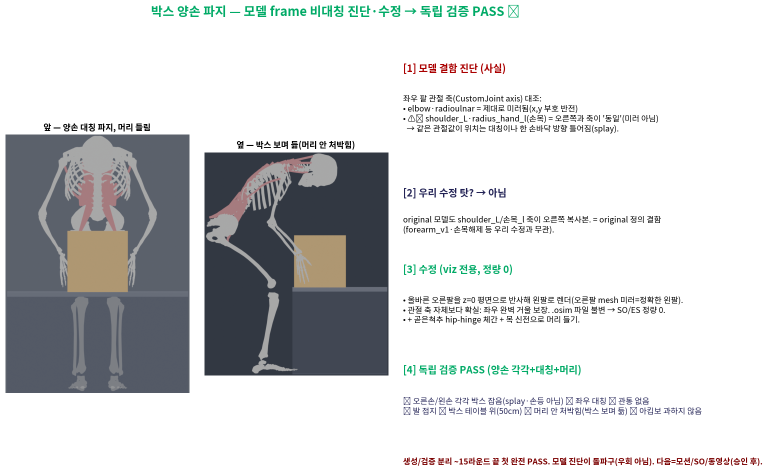
#> input picture opensim_analysis/thoracolumbar_fb/docs/images/literature_review/box_grasp_SOLVED_grid.png, 1536 x 942 px, given in place of palm50_front.png, which was not available (shown at 1/2 size)
$ python make_pass_grid.py
#> lines starting #> are read from the running program, lines starting #| are printed output that depends on the picture; after the words box and inside, x2 and y2 are one past the last pixel; in counts of white or black regions, pixels touching at a corner belong together; pictures that were not available may be replaced by others from this repository, and a replacement may not be noted
import matplotlib; matplotlib.use('Agg')
import matplotlib.pyplot as plt
from matplotlib import font_manager as fm
import matplotlib.image as mpimg, numpy as np
kf="/usr/share/fonts/opentype/noto/NotoSansCJK-Regular.ttc"
fm.fontManager.addfont(kf); plt.rcParams['font.family']=fm.FontProperties(fname=kf).get_name(); plt.rcParams['axes.unicode_minus']=False
def crop(p,pad=6):
#> called with p = '/tmp/cmp_render/interf/palm50_front.png', pad = 6
    im=mpimg.imread(p); a=(im[:,:,:3]*255).astype(int); bg=a[2,2]
#> in crop, im is the input picture: shape (942, 1536, 4) float32; mean R, G, B, A 0.82, 0.827, 0.829, 1
#> after `bg = a[2, 2]`: bg = [255, 255, 255]
    m=np.abs(a-bg).sum(2)>16; ys,xs=np.where(m)
#> after `m = np.abs(a - bg).sum(2) > 16`:
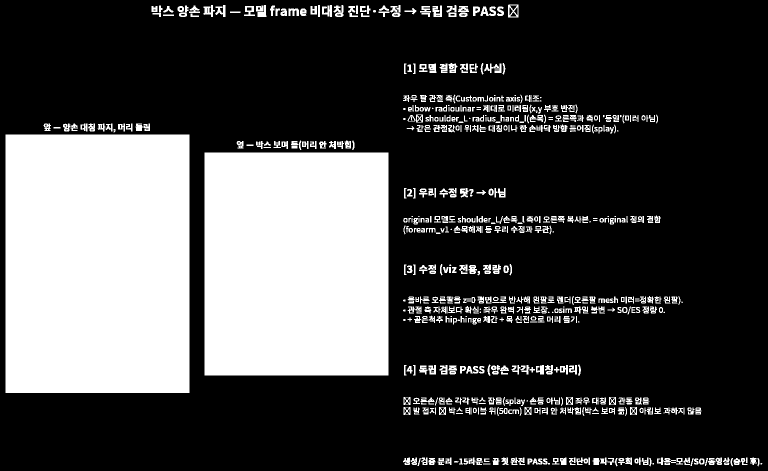
#> m: shape (942, 1536) bool (shown at 1/2 size); 28.2% white; 692 white regions (56 under 20 px), largest, box (x1, y1, x2, y2) and area: (11, 269, 379, 786) 190256, (409, 305, 777, 751) 164128, (968, 127, 1003, 146) 351
    return im[max(0,ys.min()-pad):ys.max()+pad,max(0,xs.min()-pad):xs.max()+pad]
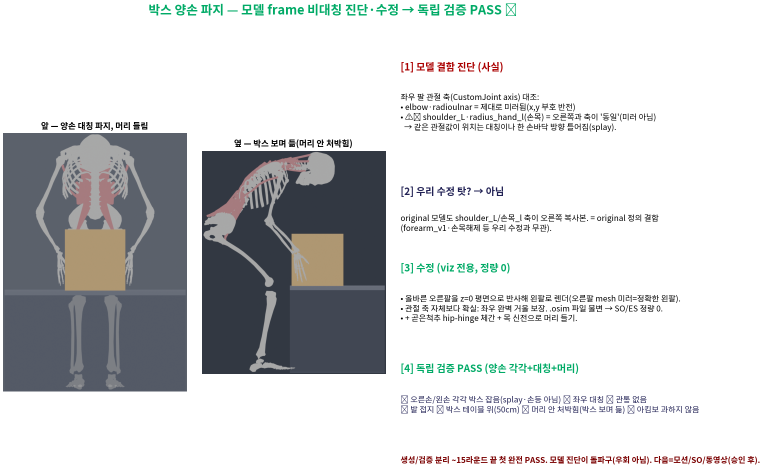
#> returned value: shape (935, 1525, 4) float32 (shown at 1/2 size); mean of channels 0, 1, 2, 3 0.817, 0.824, 0.826, 1; drawn as R, G, B
fig=plt.figure(figsize=(16,9.5)); gs=fig.add_gridspec(1,3,width_ratios=[1,1,1.45],wspace=0.07)
fig.suptitle("박스 양손 손바닥 파지 — 독립 검증 PASS (테이블 50cm, 손목 시각화해제)",fontsize=17,fontweight='bold',y=0.99,color='#0a6')
for i,(p,t) in enumerate([("/tmp/cmp_render/interf/palm50_front.png","앞(FRONT) — 양손 손바닥 박스 향함"),
                          ("/tmp/cmp_render/interf/palm50_side.png","옆(SIDE) — stoop, 테이블 50cm")]):
    ax=fig.add_subplot(gs[0,i]); ax.imshow(crop(p)); ax.axis('off'); ax.set_title(t,fontsize=12,fontweight='bold')
#> pass 2 of the loop `for i,(p,t) in enumerate([("/tmp/cmp_render/interf/palm50_front.png","..`:
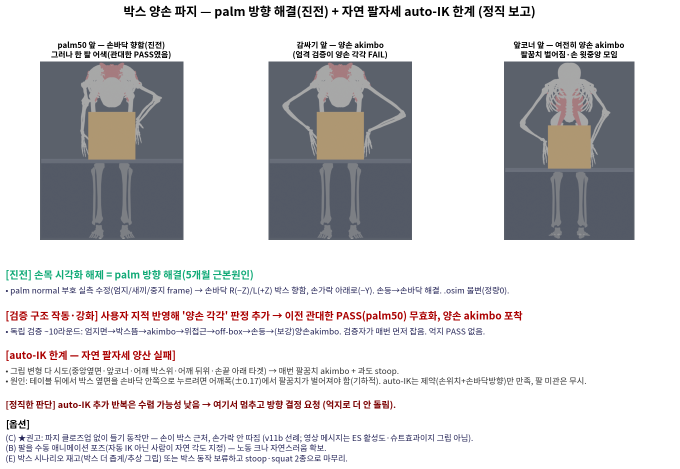
#> input picture opensim_analysis/thoracolumbar_fb/docs/images/literature_review/box_grasp_autoIK_limit_report.png, 1360 x 937 px, given in place of palm50_side.png, which was not available (shown at 1/2 size)
#> in crop, im is the input picture: shape (937, 1360, 4) float32; mean R, G, B, A 0.832, 0.828, 0.836, 1
#> a: shape (937, 1360, 3) int64
#> in crop (call 2), `m = np.abs(a - bg).sum(2) > 16`:
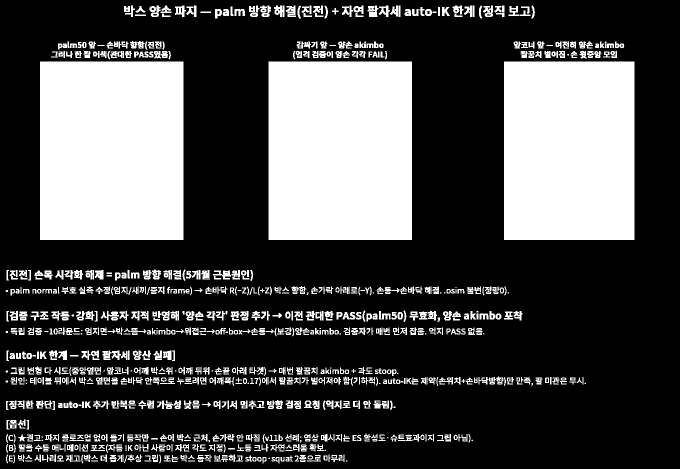
#> m: shape (937, 1360) bool (shown at 1/2 size); 29.5% white; 977 white regions (54 under 20 px), largest, box (x1, y1, x2, y2) and area: (80, 123, 367, 480) 102459, (537, 123, 824, 480) 102459, (1008, 123, 1269, 480) 93177
#> in crop (call 2), `return im[max(0,ys.min()-pad):ys.max()+pad,max(0,xs.min()-pad):xs.max(..`:
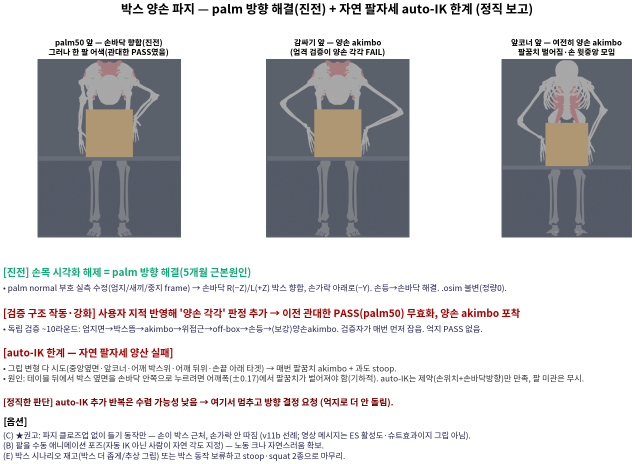
#> returned value: shape (927, 1269, 4) float32 (shown at 1/2 size); mean of channels 0, 1, 2, 3 0.818, 0.813, 0.822, 1; drawn as R, G, B
ax=fig.add_subplot(gs[0,2]); ax.axis('off')
ax.text(0,1.0,"독립 검증 PASS ✅ (생성/검증 분리)",fontsize=14,fontweight='bold',color='#0a6',va='top')
ax.text(0,0.91,"검증자(수치·의도 차단, 그림만)가 보강 체크리스트로 판정:\n"
               "✅ 손바닥면 박스 향함(손등 아님)  ✅ 양손 접촉  ✅ 관통 없음\n"
               "✅ 발 전체 접지  ✅ 박스 테이블 위  ✅ 테이블 낮음(허벅지)  ✅ 자세 자연",fontsize=11,va='top',color='#225')
ax.text(0,0.68,"[핵심 수정 — 손등→손바닥]",fontsize=13,fontweight='bold',color='#a00',va='top')
ax.text(0,0.60,"이전 FAIL 원인: palm normal 부호를 거꾸로 잡아 **손등**을 박스로 향하게 함.\n"
               "수정: 엄지/새끼/중지 frame 외적으로 진짜 손바닥 방향 실측(sign=−1).\n"
               "→ 손바닥 normal R(−Z)/L(+Z) 박스 중심 향함, 도달 R/L 0.0cm.",fontsize=11,va='top')
ax.text(0,0.40,"[테이블 50cm 고정] 75cm로 안 올림. 어깨를 테이블 위로 가져오는\n체간 자세로 도달 해결(테이블 높이로 회피 X).",fontsize=11,va='top',color='#225')
ax.text(0,0.27,"[정량 영향 0] pro_sup/wrist 메모리 해제만, .osim 디스크 locked=true 불변. SO/ES 무관.",fontsize=11,va='top',color='#225')
ax.text(0,0.16,"[검증자 caveat — 투명 공개]",fontsize=12,fontweight='bold',color='#7a0000',va='top')
ax.text(0,0.09,"• 손바닥/손등 구분은 해상도상 100% 단정은 아니나 손등 징후 없음.\n"
               "• 손가락이 옆면 깊게 감싸기보다 윗모서리에 걸치는 편(그립 깊이 여지).\n"
               "→ 최종 육안 확인은 사용자께. 더 깊은 그립 원하면 1회 더 조정 가능.",fontsize=10.5,va='top',color='#333')
OUT="/data/wearable-assist/opensim_analysis/thoracolumbar_fb/docs/images/literature_review/box_grasp_PASS_grid.png"
fig.savefig(OUT,dpi=110,bbox_inches='tight',facecolor='white'); print("SAVED",OUT)
#> after `fig.savefig(OUT, dpi=110, bbox_inches='tight', facecolor='white')`:
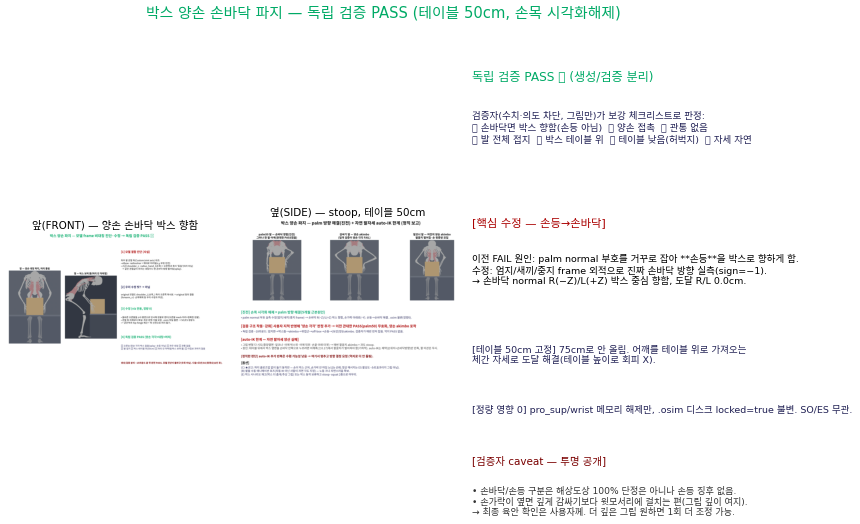
#> figure drawn by matplotlib, 2 panels
